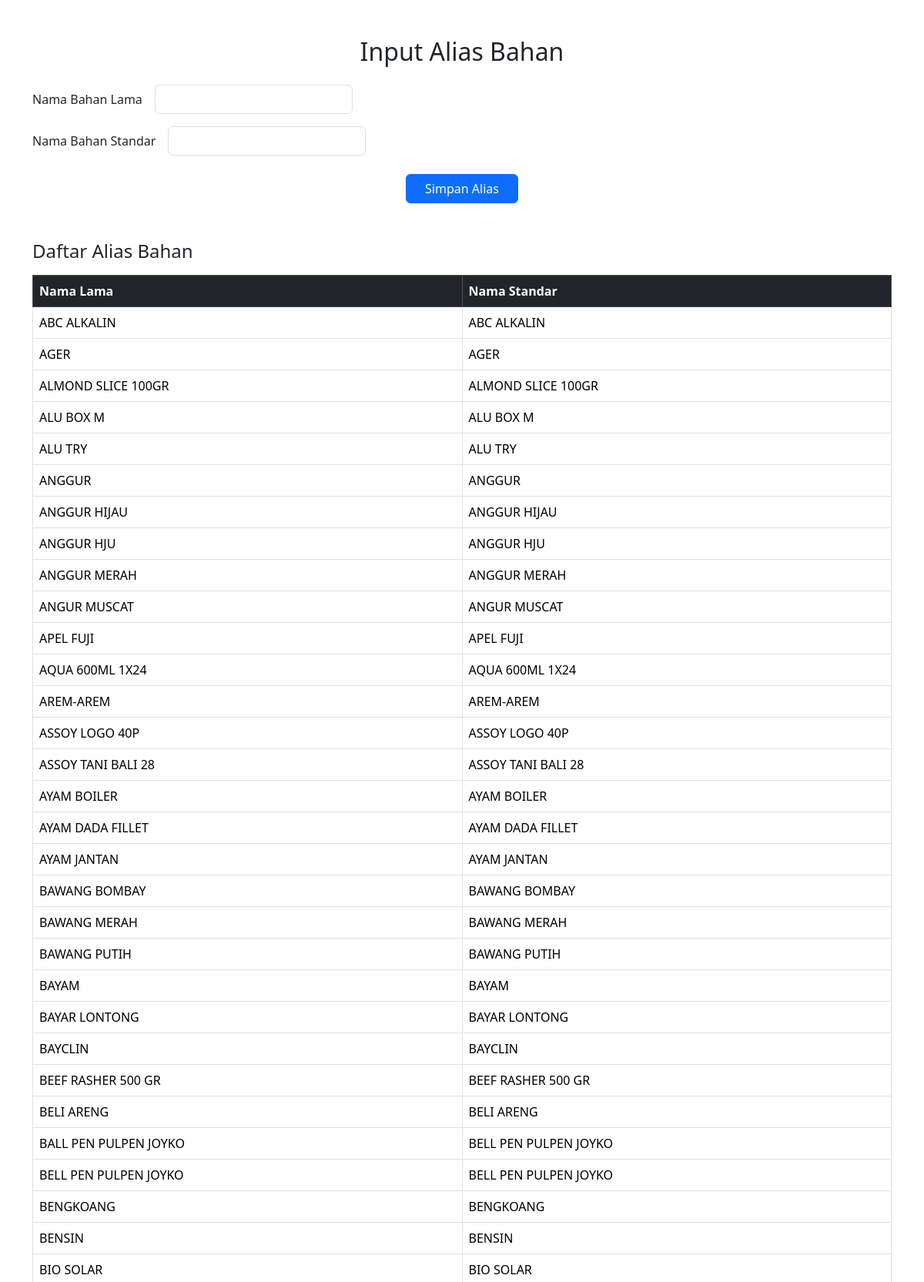
The app's page /alias_bahan (upper part) with its own data.
### tables this page shows
CREATE TABLE BahanAlias (
    nama_lama TEXT PRIMARY KEY,
    nama_standar TEXT
);

### app.py (the view, shortened to what this page needs)
@app.route('/alias_bahan', methods=['GET', 'POST'])
def alias_bahan():
    conn = db.conn
    cur = conn.cursor()
    cur.execute("SELECT * FROM BahanAlias ORDER BY nama_standar ASC")
    data_alias = cur.fetchall()
    return render_template('alias_bahan.html', data_alias=data_alias)

### templates/alias_bahan.html (shortened to what this page needs)
<!DOCTYPE html>
<html lang="id">
<head>
    <link href="https://cdn.jsdelivr.net/npm/bootstrap@5.3.3/dist/css/bootstrap.min.css" rel="stylesheet">
</head>
<body class="container mt-5">
    <h2 class="mb-4 text-center">Input Alias Bahan</h2>
    <form method="POST" class="mb-5">
        <div class="row g-3 align-items-center mb-3">
            <div class="col-auto">
                <label for="nama_lama" class="col-form-label">Nama Bahan Lama</label>
            </div>
            <div class="col-auto">
                <input type="text" name="nama_lama" id="nama_lama" class="form-control" required>
            </div>
        </div>
        <div class="row g-3 align-items-center mb-4">
            <div class="col-auto">
                <label for="nama_standar" class="col-form-label">Nama Bahan Standar</label>
            </div>
            <div class="col-auto">
                <input type="text" name="nama_standar" id="nama_standar" class="form-control" required>
            </div>
        </div>
        <div class="text-center">
            <button class="btn btn-primary px-4" type="submit">Simpan Alias</button>
        </div>
    </form>
    <h4 class="mb-3">Daftar Alias Bahan</h4>
    <div class="table-responsive">
        <table class="table table-bordered table-hover">
            <thead class="table-dark">
                <tr>
                    <th>Nama Lama</th>
                    <th>Nama Standar</th>
                </tr>
            </thead>
            <tbody>
                {% for row in data_alias %}
                <tr>
                    <td>{{ row[0] }}</td>
                    <td>{{ row[1] }}</td>
                </tr>
                {% endfor %}
            </tbody>
        </table>
    </div>
</body>
</html>

### records on screen
BahanAlias: nama_lama "ABC ALKALIN", nama_standar "ABC ALKALIN"
BahanAlias: nama_lama "AGER", nama_standar "AGER"
BahanAlias: nama_lama "ALMOND SLICE 100GR", nama_standar "ALMOND SLICE 100GR"
BahanAlias: nama_lama "ALU BOX M", nama_standar "ALU BOX M"
BahanAlias: nama_lama "ALU TRY", nama_standar "ALU TRY"
BahanAlias: nama_lama "ANGGUR", nama_standar "ANGGUR"
BahanAlias: nama_lama "ANGGUR HIJAU", nama_standar "ANGGUR HIJAU"
BahanAlias: nama_lama "ANGGUR HJU", nama_standar "ANGGUR HJU"
BahanAlias: nama_lama "ANGGUR MERAH", nama_standar "ANGGUR MERAH"
BahanAlias: nama_lama "ANGUR MUSCAT", nama_standar "ANGUR MUSCAT"
BahanAlias: nama_lama "APEL FUJI", nama_standar "APEL FUJI"
BahanAlias: nama_lama "AQUA 600ML 1X24", nama_standar "AQUA 600ML 1X24"
BahanAlias: nama_lama "AREM-AREM", nama_standar "AREM-AREM"
BahanAlias: nama_lama "ASSOY LOGO 40P", nama_standar "ASSOY LOGO 40P"
BahanAlias: nama_lama "ASSOY TANI BALI 28", nama_standar "ASSOY TANI BALI 28"
BahanAlias: nama_lama "AYAM BOILER", nama_standar "AYAM BOILER"
BahanAlias: nama_lama "AYAM DADA FILLET", nama_standar "AYAM DADA FILLET"
BahanAlias: nama_lama "AYAM JANTAN", nama_standar "AYAM JANTAN"
BahanAlias: nama_lama "BAWANG BOMBAY", nama_standar "BAWANG BOMBAY"
BahanAlias: nama_lama "BAWANG MERAH", nama_standar "BAWANG MERAH"
BahanAlias: nama_lama "BAWANG PUTIH", nama_standar "BAWANG PUTIH"
BahanAlias: nama_lama "BAYAM", nama_standar "BAYAM"
BahanAlias: nama_lama "BAYAR LONTONG", nama_standar "BAYAR LONTONG"
BahanAlias: nama_lama "BAYCLIN", nama_standar "BAYCLIN"
BahanAlias: nama_lama "BEEF RASHER 500 GR", nama_standar "BEEF RASHER 500 GR"
BahanAlias: nama_lama "BELI ARENG", nama_standar "BELI ARENG"
BahanAlias: nama_lama "BALL PEN PULPEN JOYKO", nama_standar "BELL PEN PULPEN JOYKO"
BahanAlias: nama_lama "BELL PEN PULPEN JOYKO", nama_standar "BELL PEN PULPEN JOYKO"
BahanAlias: nama_lama "BENGKOANG", nama_standar "BENGKOANG"
BahanAlias: nama_lama "BENSIN", nama_standar "BENSIN"
BahanAlias: nama_lama "BIO SOLAR", nama_standar "BIO SOLAR"
